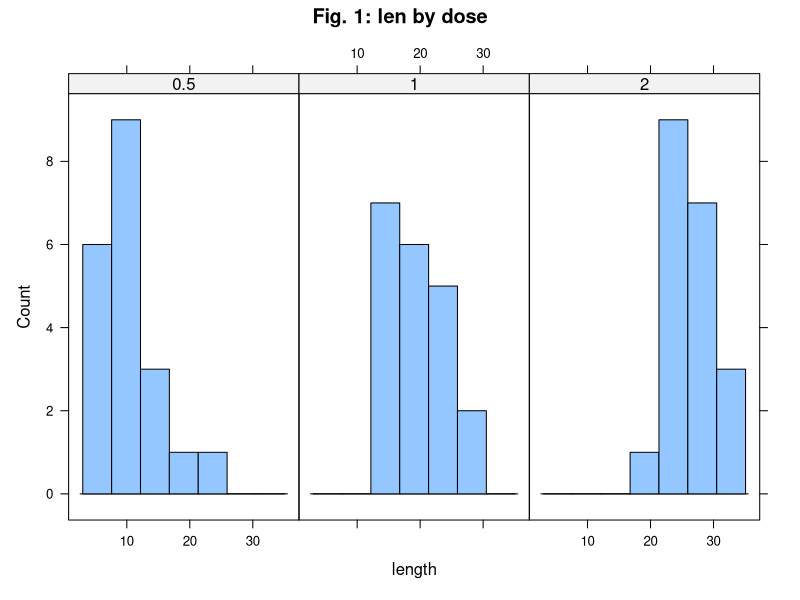
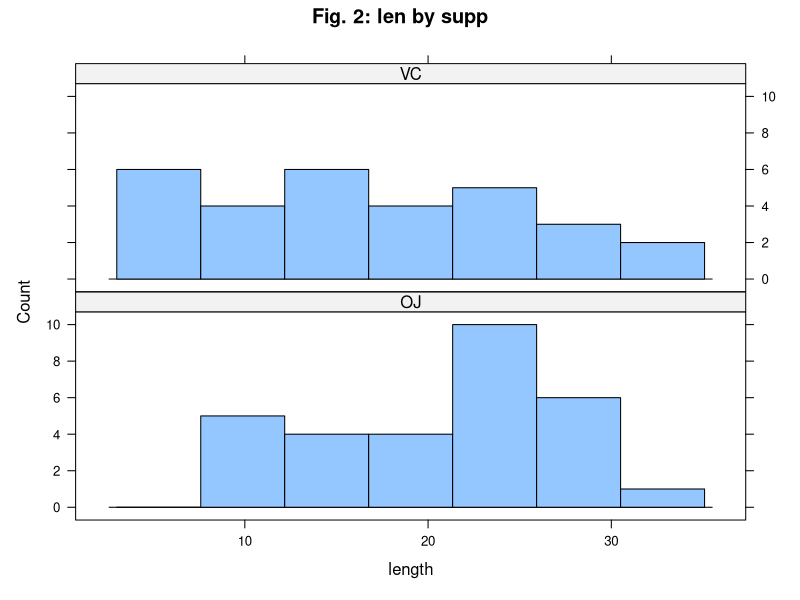
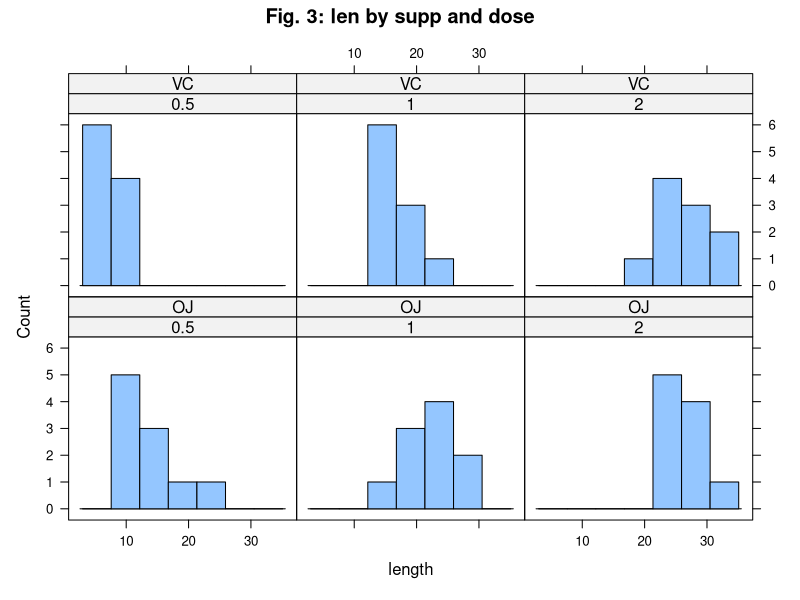

Write the R code that produced these figures, in order.
## ---- chunk 1
## effectively turn off scientific notation
options(scipen=999)
## load packages and data, convert dose to factor
library(dplyr, warn.conflicts = FALSE) ## load the dplyr package
library(lattice) ## load the lattice package
data <- ToothGrowth ## assign the ToothGrowth data to a data frame
data$dose <- as.factor(data$dose) ## convert dose to factor
## ---- chunk 2
## histogram of length by dose
histogram(~len | dose, data = data, layout = c(3, 1), type = "count",
          main = "Fig. 1: len by dose", xlab = "length")
## ---- chunk 3
## histogram of length by supp
histogram(~len | supp, data = data, layout = c(1, 2), type = "count",
          main = "Fig. 2: len by supp", xlab = "length")
## histogram of length by combination of dose and supplement
histogram(~len | dose * supp, data = data, layout = c(3, 2), type = "count",
          main = "Fig. 3: len by supp and dose", xlab = "length")
## ---- chunk 4
## summarize by dose
summDose <- summarize(group_by(data, dose), mean = mean(len), sd = sd(len), 
                      n = n())
summDose$supp <- "total"
## summarize by supplement
summSupp <- summarize(group_by(data, supp), mean = mean(len), sd = sd(len), 
                      n = n())
summSupp$dose <- "total"
## summarize by dose and supplement
summDoseSupp <- summarize(group_by(data, dose, supp), mean = mean(len), 
                          sd = sd(len), n = n())

## combine summaries and sort using dplyr's arrange function
summ <- data.frame()
summ <- rbind(summ, summDose, summSupp, summDoseSupp)
summ <- arrange(summ, dose, supp)

## display the summary data frame
message("summary data frame:  'total' refers to either dose irrespective of
        supplement or supplement irrespective of dose")
summ
## ---- chunk 5
## ***** subsetting *****
## 
## subset the data frame based on dose, supplement, and combinations of them
## rows where `dose` = "0.5" (irrespective of `supp`)
data0.5 <- data[data$dose=="0.5",]
## rows where `dose` = "1" (irrespective of `supp`)
data1 <- data[data$dose=="1",]
## rows where `dose` = "2" (irrespective of `supp`)
data2 <- data[data$dose=="2",]
## rows where `supp` = "VC" (irrespective of `dose`)
dataVC <- data[data$supp=="VC",]
## rows where `supp` = "OJ" (irrespective of `dose`)
dataOJ <- data[data$supp=="OJ",]
## rows where `dose` = "0.5" and `supp` = "VC"
data0.5VC <- data[data$dose == "0.5" & data$supp=="VC",]
## rows where `dose` = "0.5" and `supp` = "OJ"
data0.5OJ <- data[data$dose == "0.5" & data$supp=="OJ",]
## rows where `dose` = "1" and `supp` = "VC"
data1VC <- data[data$dose == "1" & data$supp=="VC",]
## rows where `dose` = "1" and `supp` = "OJ"
data1OJ <- data[data$dose == "1" & data$supp=="OJ",]
## rows where `dose` = "2" and `supp` = "VC"
data2VC <- data[data$dose == "2" & data$supp=="VC",]
## rows where `dose` = "2" and `supp` = "OJ"
data2OJ <- data[data$dose == "2" & data$supp=="OJ",]

## ***** t-tests with p-values displayed under hypothesis tests ******
##
## t-test for means of dose = 0.5 and dose = 1
tdose0.5_1 <- t.test(data0.5$len, data1$len)
## determine p-value and display "< 0.00001" if it is or "= p-value" if not
pval0.5_1 <- ifelse(tdose0.5_1$p.value < 0.00001, paste0("< 0.00001"), 
                    paste0("= ", round(tdose0.5_1$p.value, digits = 5)))

## t-test for means of dose = 0.5 and dose = 2
tdose0.5_2 <- t.test(data0.5$len, data2$len)
## determine p-value and display "< 0.00001" if it is or "= p-value" if not
pval0.5_2 <- ifelse(tdose0.5_2$p.value < 0.00001, paste0("< 0.00001"), 
                    paste0("= ", round(tdose0.5_2$p.value, digits=5)))

## t-test for means of dose = 1 and dose = 2
tdose1_2 <- t.test(data1$len, data2$len)
## determine p-value and display "< 0.00001" if it is or "= p-value" if not
pval1_2 <- ifelse(tdose1_2$p.value < 0.00001, paste0("< 0.00001"), 
                    paste0("= ", round(tdose1_2$p.value, digits = 5)))

## t-test for means of supp = VC and supp = OJ
tsupp <- t.test(dataVC$len, dataOJ$len)
## determine p-value and display "< 0.00001" if it is or "= p-value" if not
pvalsupp <- ifelse(tsupp$p.value < 0.00001, paste0("< 0.00001"), 
                    paste0("= ", round(tsupp$p.value, digits = 5)))

## t-test for means of dose = 0.5 for supp = VC and supp = OJ
tdose0.5 <- t.test(data0.5VC$len, data0.5OJ$len)
## determine p-value and display "< 0.00001" if it is or "= p-value" if not
pval0.5 <- ifelse(tdose0.5$p.value < 0.00001, paste0("< 0.00001"), 
                    paste0("= ", round(tdose0.5$p.value, digits = 5)))

## t-test for means of dose = 1 for supp = VC and supp = OJ
tdose1 <- t.test(data1VC$len, data1OJ$len)
## determine p-value and display "< 0.00001" if it is or "= p-value" if not
pval1 <- ifelse(tdose1$p.value < 0.00001, paste0("< 0.00001"), 
                    paste0("= ", round(tdose1$p.value, digits = 5)))

## t-test for means of dose = 2 for supp = VC and supp = OJ
tdose2 <- t.test(data2VC$len, data2OJ$len)
## determine p-value and display "< 0.00001" if it is or "= p-value" if not
pval2 <- ifelse(tdose2$p.value < 0.00001, paste0("< 0.00001"), 
                    paste0("= ", round(tdose2$p.value, digits = 5)))
## ---- chunk 6
str(data) ## review the structure of the data frame
summary(data)
